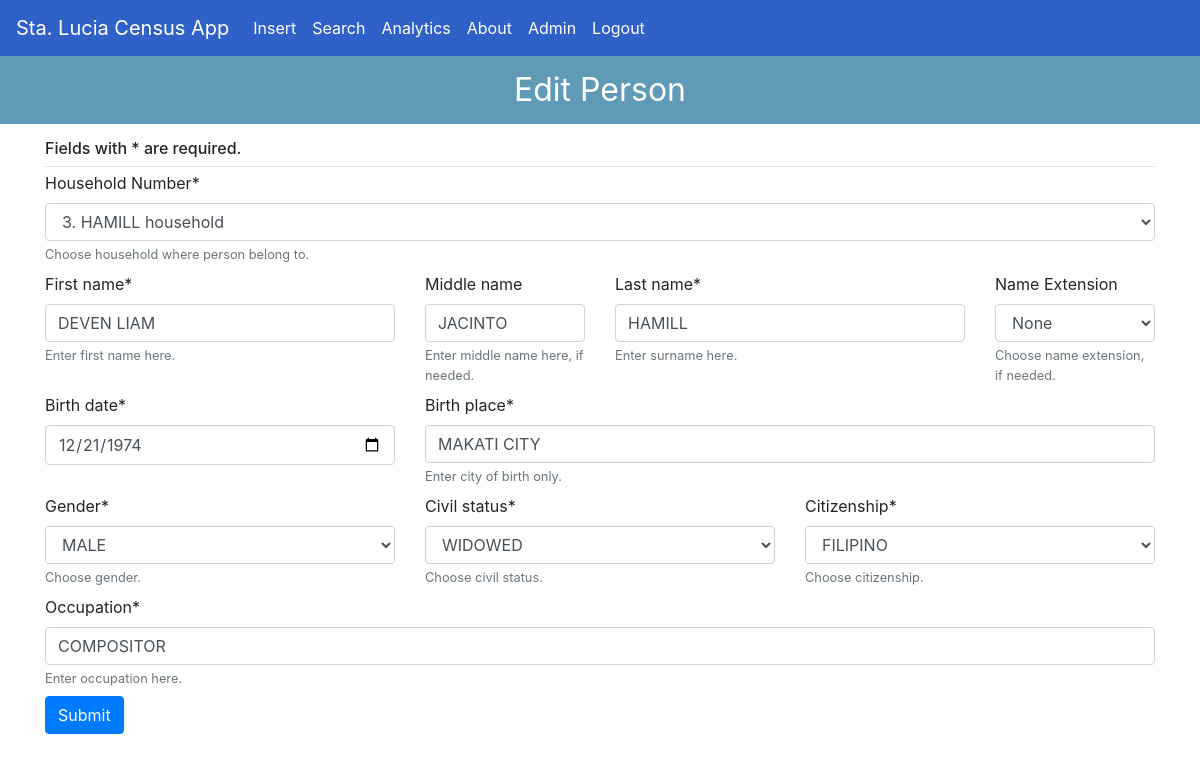
Page /edit-person/13/ (signed in) on the earlier database version.
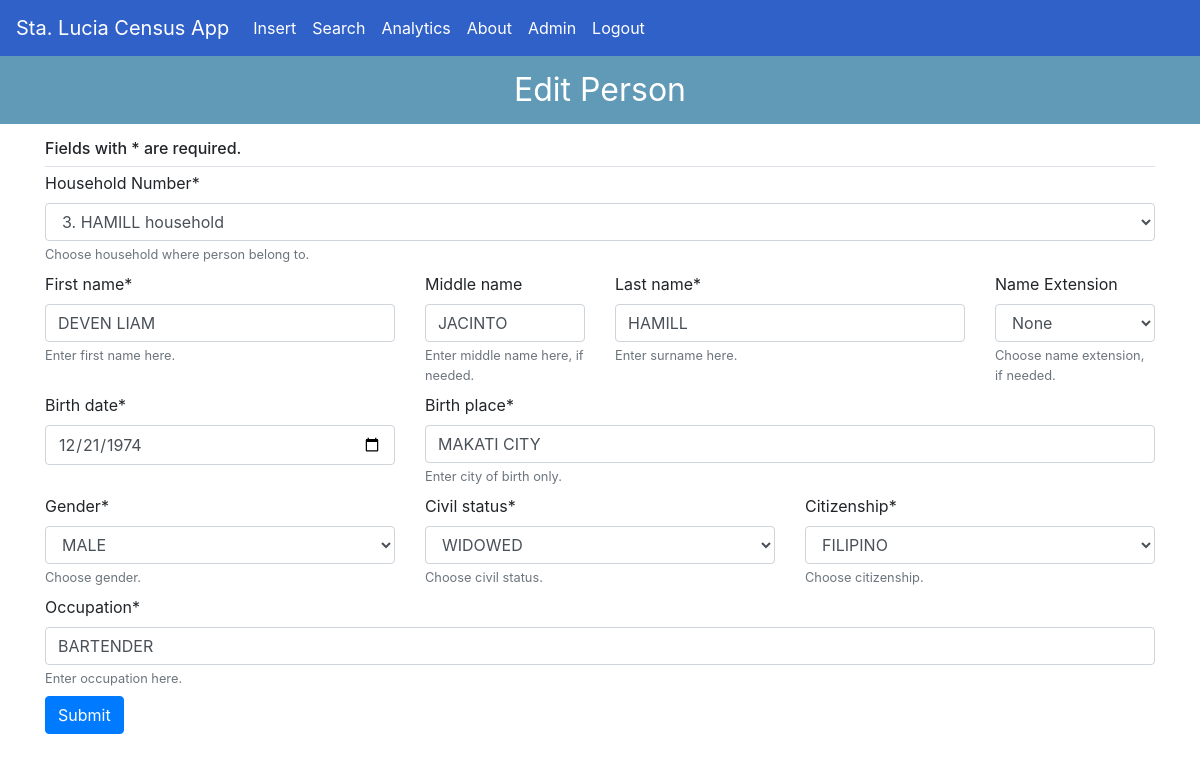
Same page on the later database version.
### forms/models.py (models this page shows, shortened)
class Household(models.Model):
    household_no = models.SmallIntegerField(help_text='Enter household number here.', primary_key=True)
    name = models.CharField(max_length=50, unique=True, help_text='Enter a name for the household.')
    address = models.CharField(max_length=100, help_text='Enter house no. and street no.')  # house no. and street name only
    author = models.ForeignKey(User, on_delete=models.PROTECT, null=True)
    def __str__(self):
        return f'{self.household_no}. {self.name} household'

class Person(models.Model):
    household_no = models.ForeignKey(Household, on_delete=models.CASCADE, help_text='Choose household where person belong to.', null=True)
    full_name = models.CharField(max_length=240, unique=True)  # full name, formatted like so {{Surname} {Extension}, {First Name} {Middle Name}}
    last_name = models.CharField(max_length=128, help_text='Enter surname here.')  # surname
    first_name = models.CharField(max_length=128, help_text='Enter first name here.')  # first name
    middle_name = models.CharField(max_length=64, blank=True, help_text='Enter middle name here, if needed.')  # middle name
    name_extension = models.ForeignKey(NameExtension, on_delete=models.PROTECT, blank=True, help_text='Choose name extension, if needed.', default=5)  # name extensions (Sr., Jr., III, IV, etc.)
    birth_place = models.CharField(max_length=20, help_text='Enter city of birth only.')  # birth place, typically a city
    birth_date = models.DateField()  # birth date
    gender = models.ForeignKey(Gender, on_delete=models.PROTECT, help_text='Choose gender.', null=True)  # gender, male or female
    civil_status = models.ForeignKey(CivilStatus, on_delete=models.PROTECT, help_text='Choose civil status.', null=True)  # married, single, divorced, widowed
    citizenship = models.ForeignKey(Citizenship, on_delete=models.PROTECT, help_text='Choose citizenship.', null=True)  # Filipino or Foreigner
    occupation = models.CharField(max_length=100, help_text='Enter occupation here.')  # job
    author = models.ForeignKey(User, on_delete=models.PROTECT, null=True)

### forms/views.py (the view)
# urls.py: path('edit-person/<int:id>/', views.edit_person, name='forms-edit-person'),
@login_required
def edit_person(request, id):
    person = Person.objects.get(id=id)
    if person.author_id == request.user.id or request.user.is_superuser == 1:
        if request.method == 'POST':
            form = PersonForm(request.POST, instance=person)
            if form.is_valid():
                messages.success(request, f'Entry edited successfully!')
                person.last_name = form.cleaned_data['last_name'].upper()
                person.first_name = form.cleaned_data['first_name'].upper()
                person.middle_name = form.cleaned_data['middle_name'].upper()
                person.name_extension = form.cleaned_data['name_extension']
                person.birth_place = form.cleaned_data['birth_place'].upper()
                person.occupation = form.cleaned_data['occupation'].upper()
                if person.name_extension.name_extension == 'None':
                    person.full_name = f"{person.last_name}, {person.first_name} {person.middle_name}"
                else:
                    person.full_name = f"{person.last_name} {person.name_extension}, {person.first_name} {person.middle_name}"
                person.author = request.user
                person.save()
                form.save()
                return redirect('forms-search')
            else:
                messages.success(request, f'No edits were made or the Person is already in database. Please try again.')
                return redirect('forms-edit-person')
        else:  # GET request
            person = Person.objects.get(id=id)
            form = PersonForm(instance=person)
        context = {
            'title': 'Update Person',
            'form': form
        }
        return render(request, 'forms/edit-person.html', context)
    else:
        messages.success(request, f'You cannot edit an entry that you did not create.')
        return redirect('forms-search')

### forms/forms.py
class PersonForm(forms.ModelForm):
    class Meta:
        model = Person
        fields = {'household_no', 'last_name', 'first_name', 'middle_name', 'name_extension', 'birth_place', 'birth_date',
                  'gender', 'civil_status', 'citizenship', 'occupation'}
        widgets = {
            'birth_date': DateInput(),
        }
        labels = {
            'name_extension': _('Name Extension'),
            'household_no': _('Household Number'),
        }

### forms/models.py (called while the page is built)
    def __str__(self):
        return self.gender

    def __str__(self):
        return self.name_extension

    def __str__(self):
        return self.civil_status

    def __str__(self):
        return self.citizenship

### forms/templates/forms/edit-person.html (shortened to what this page needs)
{% extends 'forms/base.html' %}
{% load crispy_forms_tags %}
{% block content %}
    <p class="title-header">Edit Person</p>
    <div class="container">
        <form method="POST">
            <div class="form-group">
                <div class="container p-0 mb-1 border-bottom">
                    <h6>Fields with * are required.</h6>
                </div>
                {{ form.household_no|as_crispy_field }}
                <div class="row">
                    <div class="col-md-4">{{ form.first_name|as_crispy_field }}</div>
                    <div class="col-md-2">{{ form.middle_name|as_crispy_field }}</div>
                    <div class="col-md-4">{{ form.last_name|as_crispy_field }}</div>
                    <div class="col-md-2">{{ form.name_extension|as_crispy_field }}</div>
                </div>
                <div class="row">
                    <div class="col-md-4">{{ form.birth_date|as_crispy_field }}</div>
                    <div class="col-md-8">{{ form.birth_place|as_crispy_field }}</div>
                </div>
                <div class="row">
                    <div class="col-md">{{ form.gender|as_crispy_field }}</div>
                    <div class="col-md">{{ form.civil_status|as_crispy_field }}</div>
                    <div class="col-md">{{ form.citizenship|as_crispy_field }}</div>
                </div>
                <div class="row">
                    <div class="col-md">{{ form.occupation|as_crispy_field }}</div>
                </div>
                <button class="btn btn-primary" type="submit">Submit</button>
            </div>
        </form>
    </div>
{% endblock %}

Differences in the rows shown:
changed Person "DEVEN LIAM": occupation "COMPOSITOR" → "BARTENDER"
